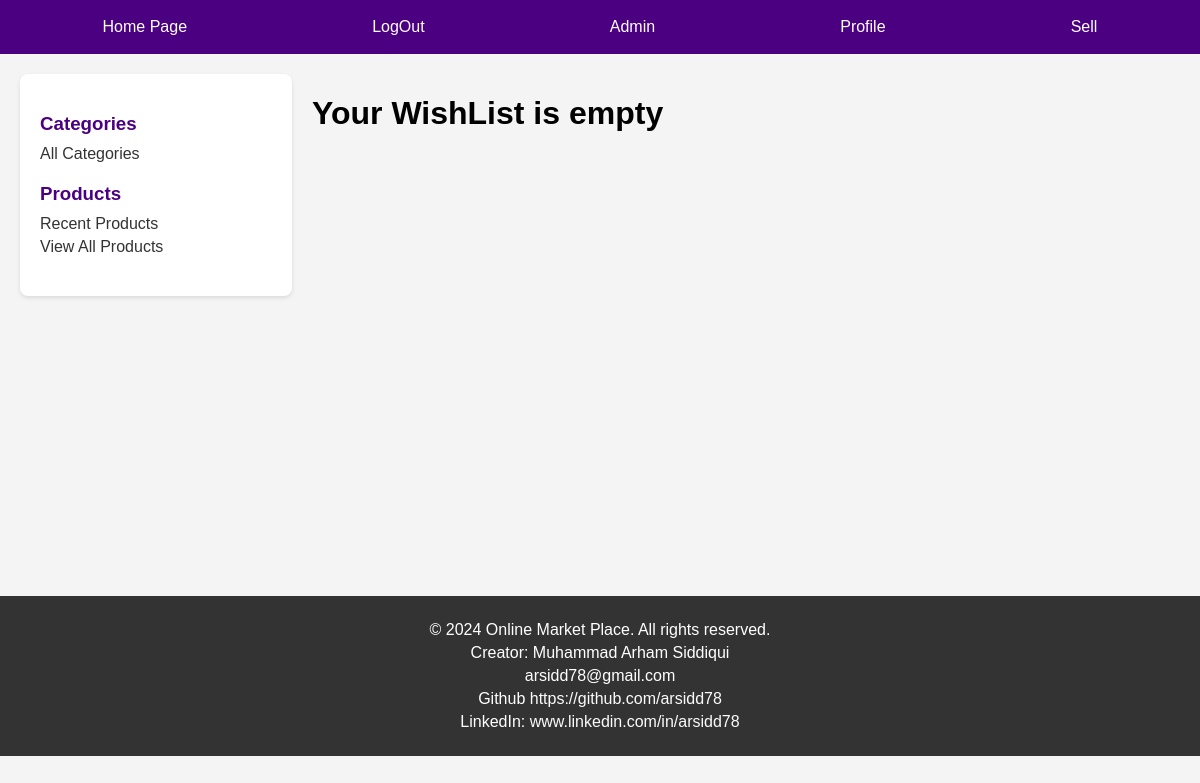
/member/wishlist_view/ (signed in), run on an earlier commit of the app's database.
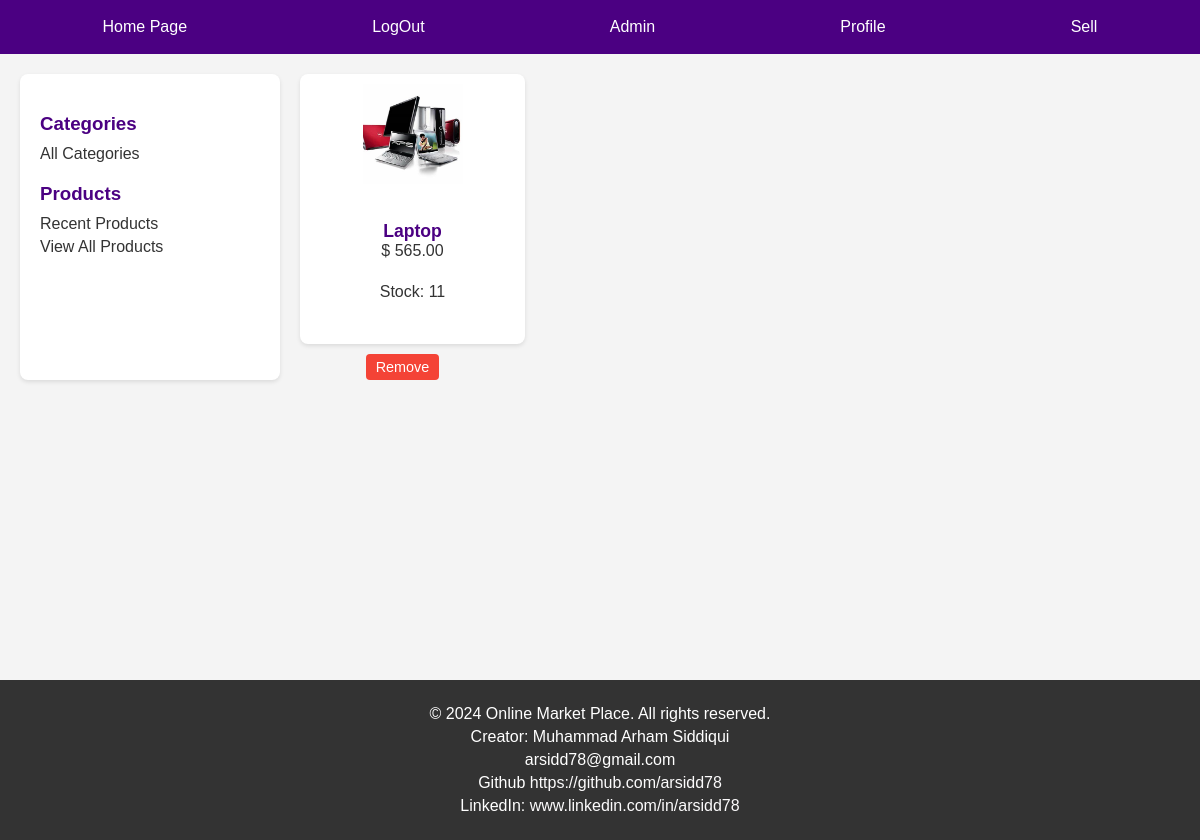
And on a later commit of the database.
### product/models.py (models this page shows, shortened)
class Products(models.Model):
    name = models.ForeignKey(User,on_delete=models.CASCADE)
    product_name = models.CharField(max_length=200)
    product_description = models.TextField(max_length=500)
    product_price = models.DecimalField('Price',max_digits=7,decimal_places=2)
    product_discounted_price = models.DecimalField('Discounted Price',max_digits=7,decimal_places=2,null=True,blank=True)
    product_delivery_charge = models.IntegerField(default=0)
    product_tax_rate = models.DecimalField(decimal_places=3,max_digits=5, null= True, blank= True)
    product_specification = models.TextField(null= True, blank= True)
    product_posted_date = models.DateField( auto_now_add=True)
    product_images = models.ImageField(upload_to='products/')
    product_images2 = models.ImageField(null=True,blank=True,upload_to='products/')
    product_images3 = models.ImageField(null=True,blank=True,upload_to='products/')
    product_images4 = models.ImageField(null=True,blank=True,upload_to='products/')
    product_images5 = models.ImageField(null=True,blank=True,upload_to='products/')
    categories_choices = product_categories = {
    "ELECTRONICS": "Electronics",
    "CLOTHING & ACCESSORIES": "Clothing & Accessories",
    "HOME & KITCHEN": "Home & Kitchen",
    "BEAUTY & PERSONAL CARE": "Beauty & Personal Care",
    "HEALTH & FITNESS": "Health & Fitness",
    "TOYS & GAMES": "Toys & Games",
    "BOOKS & MEDIA": "Books & Media",
    "AUTOMOTIVE": "Automotive",
    "SPORTS & OUTDOORS": "Sports & Outdoors",
    "PET SUPPLIES": "Pet Supplies",
    "HOME APPLIANCES": "Home Appliances",
    "OFFICE SUPPLIES": "Office Supplies",
    "FURNITURE & DECOR": "Furniture & Decor",
    "JEWELRY & WATCHES": "Jewelry & Watches",
    "BABY & TODDLER": "Baby & Toddler",
    "FOOD & GROCERIES": "Food & Groceries",
    "ARTS & CRAFTS": "Arts & Crafts",
    "MUSICAL INSTRUMENTS": "Musical Instruments",
    "GARDEN & OUTDOOR LIVING": "Garden & Outdoor Living",
    "TRAVEL & LUGGAGE": "Travel & Luggage",
    "SMARTPHONE": "Smartphone",
    "LAPTOP": "Laptop",
    "CAMERA": "Camera",
    "TV": "TV",
    "HEADPHONE": "Headphone",
    "GADGET": "Gadget",
    "APPAREL": "Apparel",
    "BAG": "Bag",
    "JEWELRY": "Jewelry",
    "SUNGLASSES": "Sunglasses",
    "WATCH": "Watch",
    "HOME IMPROVEMENT": "Home Improvement",
    "DECOR": "Decor",
    "KITCHEN APPLIANCES": "Kitchen Appliances",
    "COOKWARE": "Cookware",
    "FURNITURE": "Furniture",
    "SKINCARE": "Skincare",
    "MAKEUP": "Makeup",
    "HAIRCARE": "Haircare",
    "GROOMING": "Grooming",
    "FRAGRANCES": "Fragrances",
    "EXERCISE EQUIPMENT": "Exercise Equipment",
    "NUTRITIONAL SUPPLEMENTS": "Nutritional Supplements",
    "FITNESS TRACKERS": "Fitness Trackers",
    "YOGA MATS": "Yoga Mats",
    "TOYS": "Toys",
    "BOARD GAMES": "Board Games",
    "PUZZLES": "Puzzles",
    "EDUCATIONAL TOYS": "Educational Toys",
    "OUTDOOR PLAY EQUIPMENT": "Outdoor Play Equipment",
    "BOOKS": "Books",
    "E-BOOKS": "E-books",
    "AUDIOBOOKS": "Audiobooks",
    "DVDS": "DVDs",
    "CDS": "CDs",
    "DIGITAL MEDIA": "Digital Media",
    "CAR PARTS": "Car Parts",
    "ACCESSORIES": "Accessories",
    "TOOLS": "Tools",
    "MAINTENANCE SUPPLIES": "Maintenance Supplies",
    "ELECTRONICS": "Electronics",
    "SPORTING EQUIPMENT": "Sporting Equipment",
    "CAMPING GEAR": "Camping Gear",
    "HIKING GEAR": "Hiking Gear",
    "OUTDOOR CLOTHING": "Outdoor Clothing",
    "FOOD": "Food",
    "TOYS": "Toys",
    "GROOMING PRODUCTS": "Grooming Products",
    "BEDS": "Beds",
    "CARRIERS": "Carriers",
    "LARGE APPLIANCES": "Large Appliances",
    "SMALL APPLIANCES": "Small Appliances",
    "STATIONERY": "Stationery",
    "DESK ORGANIZERS": "Desk Organizers",
    "PRINTERS": "Printers",
    "OFFICE FURNITURE": "Office Furniture",
    "TECHNOLOGY ACCESSORIES": "Technology Accessories",
    "SOFAS": "Sofas",
    "CHAIRS": "Chairs",
    "TABLES": "Tables",
    "LIGHTING FIXTURES": "Lighting Fixtures",
    "RUGS": "Rugs",
    "RINGS": "Rings",
    "NECKLACES": "Necklaces",
    "BRACELETS": "Bracelets",
    "EARRINGS": "Earrings",
    "WATCHES": "Watches",
    "CLOTHING": "Clothing",
    "DIAPERS": "Diapers",
    "FEEDING SUPPLIES": "Feeding Supplies",
    "STROLLERS": "Strollers",
    "TOYS": "Toys",
    "NON-PERISHABLE FOOD": "Non-perishable Food",
    "SNACKS": "Snacks",
    "BEVERAGES": "Beverages",
    "GOURMET FOODS": "Gourmet Foods",
    "SPICES": "Spices",
    "ART SUPPLIES": "Art Supplies",
    "CRAFTING MATERIALS": "Crafting Materials",
    "DIY KITS": "DIY Kits",
    "SEWING SUPPLIES": "Sewing Supplies",
    "GUITARS": "Guitars",
    "KEYBOARDS": "Keyboards",
    "DRUMS": "Drums",
    "VIOLINS": "Violins",
    "WIND INSTRUMENTS": "Wind Instruments",
    "GARDENING TOOLS": "Gardening Tools",
    "PLANTS": "Plants",
    "OUTDOOR FURNITURE": "Outdoor Furniture",
    "BBQ GRILLS": "BBQ Grills",
    "LUGGAGE SETS": "Luggage Sets",
    "BACKPACKS": "Backpacks",
    "TRAVEL ACCESSORIES": "Travel Accessories",
    "TOILETRIES": "Toiletries",
    "OUTDOOR GEAR": "Outdoor Gear"
    }
    product_category = models.CharField('category',max_length=100,choices=categories_choices)
    product_quantity = models.IntegerField()
    sellor_name = models.CharField(max_length=100)
    company_name = models.CharField(null= True, blank= True, max_length=200)
    product_website = models.URLField(null= True,blank=True)

### member/views.py (the view)
# urls.py: path('wishlist_view/',views.view_wishlist,name='wishlist_page'),
def view_wishlist(request):
    if request.user.is_authenticated:
        member = get_object_or_404(Member, username = request.user.username)
        products = member.user_wish_list.all()
        context = {'products':products}
        return render(request,'member/wishlist.html',context)
    return redirect('registration:login')

### member/templates/member/wishlist.html (shortened to what this page needs)
{% load static %}
<!DOCTYPE html>
<html lang="en">
<head>
    <link rel="stylesheet" href="{% static 'member/wishlist_style.css' %}">
</head>
<body>
    <nav>
        <a href="{% url 'product:home' %}">Home Page</a>
        {% if request.user.is_authenticated %}
            <a href="{% url 'registration:signout' %}">LogOut</a>
        {% else %}
            <a href="{% url 'registration:login' %}">LogIn</a>
        {% endif %}
        <a href="/admin/">Admin</a>
        {% if request.user.is_authenticated %}
            <a href="{% url 'member:profile' request.user.username %}">Profile</a>
        {% endif %}
        <a href="{% url 'member:add_product_page' %}">Sell</a>
    </nav>
    <div class="main-content">
        <aside class="aside_links">
            <section>
                <h3>Categories</h3>
                <a href="{% url 'product:categories_page' %}">All Categories</a>
            </section>
            <section>
                <h3>Products</h3>
                <a href="{% url 'product:recent_products' %}">Recent Products</a>
                <a href="{% url 'product:view_all' %}">View All Products</a>
            </section>
        </aside>
        {% if products %}
        <section class="wishlist-section">
            {% for product in products %}
            <div class="wishlist-item">
                <a href="{% url 'product:details' product.id %}" class="wishlist-link">
                    <article class="product-card">
                        <img src="{{ product.product_images.url }}" alt="{{ product.product_name }}" class="product-image">
                        <div class="product-info">
                            <label class="product-name">{{ product.product_name }}</label><br>
                            <label class="product-price">$ {{ product.product_price }}</label><br>
                            <label class="product-quantity">Stock: {{ product.product_quantity }}</label><br>
                        </div>
                    </article>
                </a>
                <button class="remove-wishlist-item" onclick=location.href="{% url 'member:remove_wish_item' product.id %}">Remove</button>
            </div>
            {% endfor %}
        </section>
        {% else %}
        <h1> Your WishList is empty </h1>
        {% endif %}
    </div>
    <footer>
        <p>&copy; 2024 Online Market Place. All rights reserved.</p>
        <p>Creator: Muhammad Arham Siddiqui</p>
        <p>arsidd78@gmail.com</p>
        <p>Github <a href="https://github.com/arsidd78">https://github.com/arsidd78</a></p>
        <p>LinkedIn: <a href="www.linkedin.com/in/arsidd78">www.linkedin.com/in/arsidd78</a></p>
    </footer>
</body>
</html>

What changed in the data, as far as the page shows it:
now on this page (row edited): Products: product_images (picture), product_name "Laptop", product_price "565.00", product_quantity "11"
Also different on the page:
text no longer shown: "Your WishList is empty"
